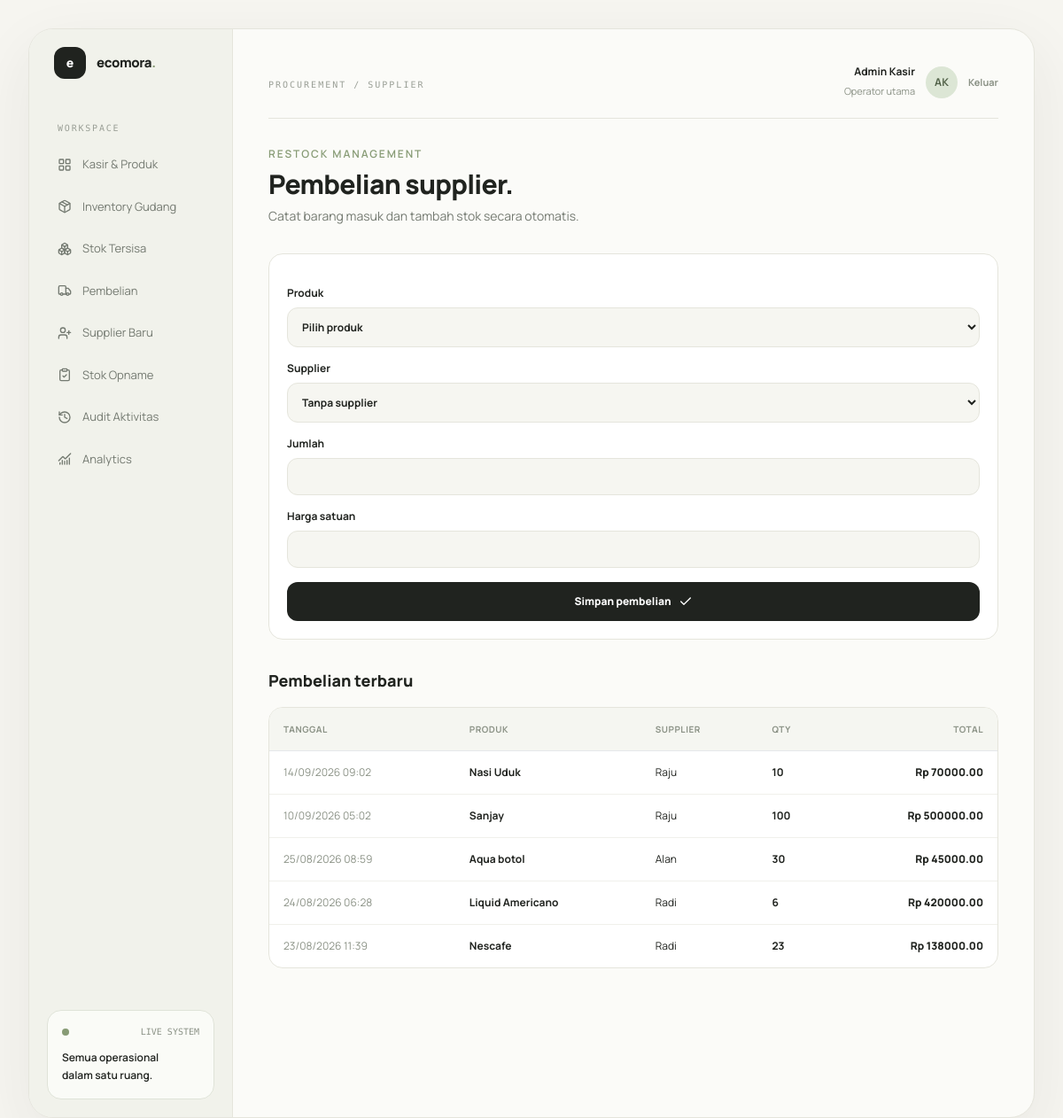
The app's page /pembelian/ (signed in) with its own data.
### POSsystem/models.py (models this page shows, shortened)
class Pembelian(models.Model):
    supplier = models.ForeignKey(Supplier, on_delete=models.SET_NULL, null=True, blank=True)
    produk = models.ForeignKey(Produk, on_delete=models.PROTECT)
    jumlah = models.PositiveIntegerField()
    harga_satuan = models.DecimalField(max_digits=12, decimal_places=2)
    total = models.DecimalField(max_digits=12, decimal_places=2)
    tanggal = models.DateTimeField(auto_now_add=True)

class Produk(models.Model):
    kategori = models.ForeignKey(Kategori, on_delete=models.SET_NULL, null=True)
    kode_barcode = models.CharField(max_length=50, unique=True, help_text="Scan barcode di sini")
    nama_produk = models.CharField(max_length=200)
    harga_beli = models.DecimalField(max_digits=10, decimal_places=2)
    harga_jual = models.DecimalField(max_digits=10, decimal_places=2)
    stok_gudang = models.IntegerField(default=0)
    stok_minimum = models.IntegerField(default=5)
    gambar = models.ImageField(upload_to='produk_images/', null=True, blank=True)

class Supplier(models.Model):
    nama = models.CharField(max_length=150)
    telepon = models.CharField(max_length=30, blank=True)
    alamat = models.TextField(blank=True)
    def __str__(self):
        return self.nama

### POSsystem/views.py (the view, shortened to what this page needs)
# urls.py: path('pembelian/', views.halaman_pembelian, name='halaman_pembelian'),
@login_required
@group_required('Admin Gudang', 'Supervisor')
def halaman_pembelian(request):
    return render(request, 'POSsystem/pembelian.html', {
        'daftar_produk': Produk.objects.all(),
        'daftar_supplier': Supplier.objects.all(),
        'pembelian_terbaru': Pembelian.objects.select_related('produk', 'supplier').order_by('-tanggal')[:20],
    })

### POSsystem/templates/POSsystem/pembelian.html (shortened to what this page needs)
{% extends 'POSsystem/base.html' %}
{% block pembelian_active %}active{% endblock %} {% block eyebrow %}<span
  class="mono text-[10px] uppercase tracking-[.2em] text-[#9a9f96]"
  >Procurement / Supplier</span
>{% endblock %} {% block content %}
<section class="fade-up">
  <div class="mb-8">
    <p
      class="mb-2 text-xs font-semibold uppercase tracking-[.16em] text-[#879b75]"
    >
      Restock management
    </p>
    <h1 class="text-3xl font-extrabold tracking-tight">Pembelian supplier.</h1>
    <p class="mt-2 text-sm text-[#747a71]">
      Catat barang masuk dan tambah stok secara otomatis.
    </p>
  </div>
  <div class="grid grid-cols-1 gap-8 xl:grid-cols-[340px_1fr]">
    <form
      method="POST"
      class="h-fit space-y-4 rounded-2xl border border-[#e5e5dc] bg-white p-5"
    >
      {% csrf_token %}<label class="block text-xs font-bold"
        >Produk<select
          name="produk_id"
          required
          class="field mt-2 w-full rounded-xl p-3 text-xs"
        >
          <option value="">Pilih produk</option>
        </select></label
      ><label class="block text-xs font-bold"
        >Supplier<select
          name="supplier_id"
          class="field mt-2 w-full rounded-xl p-3 text-xs"
        >
          <option value="">Tanpa supplier</option>
        </select></label
      ><label class="block text-xs font-bold"
        >Jumlah<input
          type="number"
          name="jumlah"
          min="1"
          required
          class="field mt-2 w-full rounded-xl p-3 text-xs" /></label
      ><label class="block text-xs font-bold"
        >Harga satuan<input
          type="number"
          name="harga_satuan"
          min="0"
          step="0.01"
          required
          class="field mt-2 w-full rounded-xl p-3 text-xs" /></label
      ><button
        type="submit"
        class="btn-primary flex w-full items-center justify-center gap-2 rounded-xl py-3.5 text-xs font-extrabold"
      >
        Simpan pembelian <i data-lucide="check" class="h-4 w-4"></i>
      </button>
    </form>
    <div>
      <h2 class="mb-4 text-lg font-extrabold">Pembelian terbaru</h2>
      <div class="overflow-x-auto rounded-2xl border border-[#e5e5dc] bg-white">
        <table class="w-full min-w-[650px] text-left text-xs">
          <thead>
            <tr
              class="border-b bg-[#f5f6f1] text-[10px] uppercase tracking-wider text-[#8b9286]"
            >
              <th class="p-4">Tanggal</th>
              <th class="p-4">Produk</th>
              <th class="p-4">Supplier</th>
              <th class="p-4">Qty</th>
              <th class="p-4 text-right">Total</th>
            </tr>
          </thead>
          <tbody>
            {% for item in pembelian_terbaru %}
            <tr class="border-b border-[#f0f0eb] last:border-0">
              <td class="p-4 text-[#8b9286]">
                {{ item.tanggal|date:"d/m/Y H:i" }}
              </td>
              <td class="p-4 font-bold">{{ item.produk.nama_produk }}</td>
              <td class="p-4">{{ item.supplier|default:"-" }}</td>
              <td class="p-4 font-bold">{{ item.jumlah }}</td>
              <td class="p-4 text-right font-extrabold">Rp {{ item.total }}</td>
            </tr>
            {% empty %}
            <tr>
              <td colspan="5" class="p-14 text-center text-[#9a9f96]">
                Belum ada pembelian.
              </td>
            </tr>
            {% endfor %}
          </tbody>
        </table>
      </div>
    </div>
  </div>
</section>
{% endblock %}

### POSsystem/templates/POSsystem/base.html (style rules this page uses)
:root { --ink: #20231f; --muted: #747a71; --paper: #f6f5f0; --line: #e5e5dc; --sage: #879b75; --sage-dark: #607251; --warm: #e7b98a; }
* { box-sizing: border-box; }
body { background: var(--paper); color: var(--ink); font-family: "Manrope", sans-serif; }
.mono { font-family: "DM Mono", monospace; }
.field { background: #f6f6f1; border: 1px solid var(--line); transition: 0.2s ease; }
.btn-primary { background: var(--ink); color: white; transition: 0.2s ease; }
.fade-up { animation: fadeUp 0.5s ease both; }

### records on screen
Pembelian: tanggal "14/09/2026 09:02", produk.nama_produk "Nasi Uduk", supplier "Raju", jumlah "10", total "70000.00"
Pembelian: tanggal "10/09/2026 05:02", produk.nama_produk "Sanjay", supplier "Raju", jumlah "100", total "500000.00"
Pembelian: tanggal "25/08/2026 08:59", produk.nama_produk "Aqua botol", supplier "Alan", jumlah "30", total "45000.00"
Pembelian: tanggal "24/08/2026 06:28", produk.nama_produk "Liquid Americano", supplier "Radi", jumlah "6", total "420000.00"
Pembelian: tanggal "23/08/2026 11:39", produk.nama_produk "Nescafe", supplier "Radi", jumlah "23", total "138000.00"
